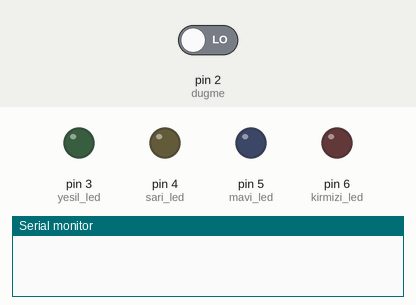
The sketch below on a simulated Arduino Uno, built with avr-gcc and run on an emulated ATmega328P. Shown: output pins drawn as LEDs (lit = HIGH), the last lines printed to the serial monitor. Inputs (shaded band) come from the test bench; at power-on: pin 2 (dugme) LOW. Random numbers use the default seed unless the sketch sets one.

Above: at 1.2 s.
1.3 s: pin 2 (dugme) driven HIGH
At 1.89 s:
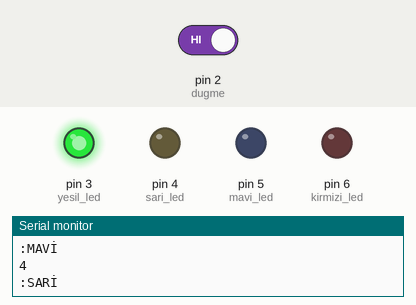
4.3 s: pin 2 (dugme) driven LOW
At 5.3 s:
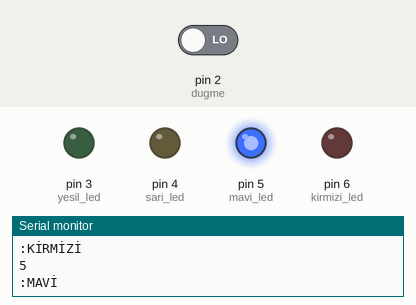
Timing chart, 0 to 7.3 s (numbered marks = the images above; inputs shaded):
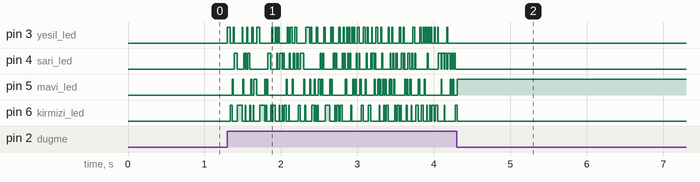

The sketch:

switch_case_antrenman.ino
```cpp
int dugme=2;
int yesil_led=3;
int sari_led=4;
int mavi_led=5;
int kirmizi_led=6;
int numara=0;
void setup() {
  Serial.begin(9600);
  pinMode(dugme,INPUT);
  pinMode(yesil_led,OUTPUT);
  pinMode(sari_led,OUTPUT);
  pinMode(mavi_led,OUTPUT);
  pinMode(kirmizi_led,OUTPUT);
  randomSeed(analogRead(A0));
}

void loop() {
  if(digitalRead(dugme)==HIGH)
  {
    numara = random(3,7);
    Serial.println(numara);
    switch (numara)
    {
      case 3:
      Serial.println(":YESİL");
      digitalWrite(yesil_led,HIGH);
      digitalWrite(sari_led,LOW);
      digitalWrite(mavi_led,LOW);
      digitalWrite(kirmizi_led,LOW);
      break;

      case 4:
      Serial.println(":SARİ");
      digitalWrite(yesil_led,LOW);
      digitalWrite(sari_led,HIGH);
      digitalWrite(mavi_led,LOW);
      digitalWrite(kirmizi_led,LOW);
      break;

      case 5:
      Serial.println(":MAVİ");
      digitalWrite(yesil_led,LOW);
      digitalWrite(sari_led,LOW);
      digitalWrite(mavi_led,HIGH);
      digitalWrite(kirmizi_led,LOW);
      break;

      case 6:
      Serial.println(":KİRMİZİ");
      digitalWrite(yesil_led,LOW);
      digitalWrite(sari_led,LOW);
      digitalWrite(mavi_led,LOW);
      digitalWrite(kirmizi_led,HIGH);
      break;

      delay(250);
    }
  }

}
```
